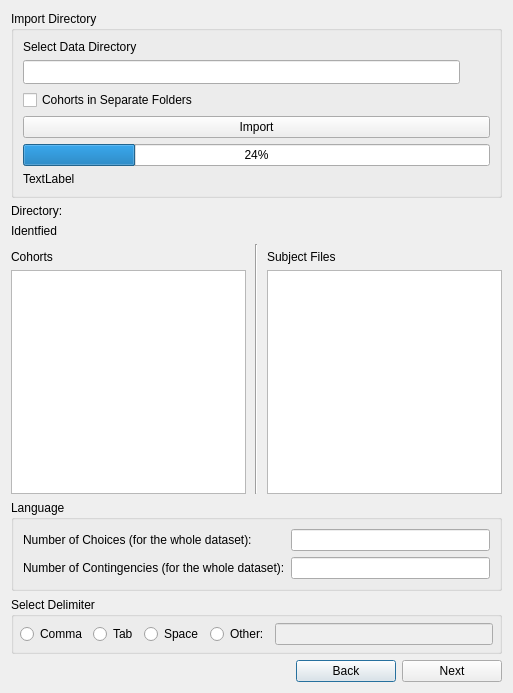
<?xml version="1.0" encoding="UTF-8"?>
<ui version="4.0">
 <class>ImportDataDialog</class>
 <widget class="QDialog" name="ImportDataDialog">
  <property name="geometry">
   <rect>
    <x>0</x>
    <y>0</y>
    <width>513</width>
    <height>693</height>
   </rect>
  </property>
  <property name="windowTitle">
   <string>Import Data</string>
  </property>
  <layout class="QGridLayout" name="gridLayout">
   <item row="1" column="1">
    <layout class="QHBoxLayout" name="pageControl">
     <item>
      <spacer name="horizontalSpacer_3">
       <property name="orientation">
        <enum>Qt::Horizontal</enum>
       </property>
       <property name="sizeHint" stdset="0">
        <size>
         <width>40</width>
         <height>20</height>
        </size>
       </property>
      </spacer>
     </item>
     <item>
      <widget class="QPushButton" name="backButton">
       <property name="minimumSize">
        <size>
         <width>100</width>
         <height>0</height>
        </size>
       </property>
       <property name="text">
        <string>Back</string>
       </property>
      </widget>
     </item>
     <item>
      <widget class="QPushButton" name="nextButton">
       <property name="minimumSize">
        <size>
         <width>100</width>
         <height>0</height>
        </size>
       </property>
       <property name="text">
        <string>Next</string>
       </property>
      </widget>
     </item>
    </layout>
   </item>
   <item row="0" column="1">
    <widget class="QStackedWidget" name="Pages">
     <property name="currentIndex">
      <number>1</number>
     </property>
     <widget class="QWidget" name="DatasetAttributesPage">
      <layout class="QVBoxLayout" name="verticalLayout_12">
       <property name="leftMargin">
        <number>0</number>
       </property>
       <property name="topMargin">
        <number>0</number>
       </property>
       <property name="rightMargin">
        <number>0</number>
       </property>
       <property name="bottomMargin">
        <number>0</number>
       </property>
       <item>
        <widget class="QGroupBox" name="basicInfoGroupBox">
         <property name="title">
          <string>Basic Info</string>
         </property>
         <layout class="QVBoxLayout" name="verticalLayout_11">
          <item>
           <widget class="QLabel" name="label_12">
            <property name="text">
             <string>Name</string>
            </property>
           </widget>
          </item>
          <item>
           <widget class="QLineEdit" name="datasetNameLineEdit"/>
          </item>
          <item>
           <widget class="QLabel" name="label_13">
            <property name="text">
             <string>Description (optional)</string>
            </property>
           </widget>
          </item>
          <item>
           <widget class="QPlainTextEdit" name="datasetDescriptionTextEdit"/>
          </item>
         </layout>
        </widget>
       </item>
       <item>
        <widget class="QGroupBox" name="destLocationGroupBox">
         <property name="title">
          <string>Location</string>
         </property>
         <layout class="QVBoxLayout" name="verticalLayout_7">
          <item>
           <widget class="QLabel" name="label_10">
            <property name="text">
             <string>Select the folder to import the dataset to.</string>
            </property>
           </widget>
          </item>
          <item>
           <layout class="QHBoxLayout" name="horizontalLayout_2">
            <item>
             <widget class="QLineEdit" name="destPathLineEdit">
              <property name="minimumSize">
               <size>
                <width>0</width>
                <height>24</height>
               </size>
              </property>
             </widget>
            </item>
            <item>
             <widget class="QPushButton" name="chooseDestPathButton">
              <property name="sizePolicy">
               <sizepolicy hsizetype="Fixed" vsizetype="Fixed">
                <horstretch>0</horstretch>
                <verstretch>0</verstretch>
               </sizepolicy>
              </property>
              <property name="maximumSize">
               <size>
                <width>24</width>
                <height>24</height>
               </size>
              </property>
              <property name="text">
               <string/>
              </property>
              <property name="icon">
               <iconset>
                <normaloff>../icons/folder.png</normaloff>../icons/folder.png</iconset>
              </property>
              <property name="flat">
               <bool>true</bool>
              </property>
             </widget>
            </item>
           </layout>
          </item>
         </layout>
        </widget>
       </item>
       <item>
        <spacer name="verticalSpacer">
         <property name="orientation">
          <enum>Qt::Vertical</enum>
         </property>
         <property name="sizeHint" stdset="0">
          <size>
           <width>20</width>
           <height>40</height>
          </size>
         </property>
        </spacer>
       </item>
      </layout>
     </widget>
     <widget class="QWidget" name="SelectDirectoryPage">
      <layout class="QVBoxLayout" name="verticalLayout_2">
       <property name="leftMargin">
        <number>0</number>
       </property>
       <property name="topMargin">
        <number>0</number>
       </property>
       <property name="rightMargin">
        <number>0</number>
       </property>
       <property name="bottomMargin">
        <number>0</number>
       </property>
       <item>
        <widget class="QGroupBox" name="ImportDirectoryGroupBox">
         <property name="sizePolicy">
          <sizepolicy hsizetype="Preferred" vsizetype="Minimum">
           <horstretch>0</horstretch>
           <verstretch>0</verstretch>
          </sizepolicy>
         </property>
         <property name="title">
          <string>Import Directory</string>
         </property>
         <layout class="QVBoxLayout" name="verticalLayout_3">
          <item>
           <layout class="QHBoxLayout" name="horizontalLayout_5">
            <item>
             <layout class="QVBoxLayout" name="verticalLayout">
              <item>
               <widget class="QLabel" name="label">
                <property name="text">
                 <string>Select Data Directory</string>
                </property>
               </widget>
              </item>
              <item>
               <layout class="QHBoxLayout" name="sourceDirContainer">
                <item>
                 <widget class="QLineEdit" name="directoryPathLineEdit">
                  <property name="minimumSize">
                   <size>
                    <width>0</width>
                    <height>24</height>
                   </size>
                  </property>
                 </widget>
                </item>
                <item>
                 <widget class="QPushButton" name="chooseDirectoryButton">
                  <property name="sizePolicy">
                   <sizepolicy hsizetype="Fixed" vsizetype="Fixed">
                    <horstretch>0</horstretch>
                    <verstretch>0</verstretch>
                   </sizepolicy>
                  </property>
                  <property name="maximumSize">
                   <size>
                    <width>24</width>
                    <height>24</height>
                   </size>
                  </property>
                  <property name="text">
                   <string/>
                  </property>
                  <property name="icon">
                   <iconset>
                    <normaloff>../icons/folder.png</normaloff>../icons/folder.png</iconset>
                  </property>
                  <property name="flat">
                   <bool>true</bool>
                  </property>
                 </widget>
                </item>
               </layout>
              </item>
              <item>
               <widget class="QCheckBox" name="cohortFoldersCheckBox">
                <property name="text">
                 <string>Cohorts in Separate Folders</string>
                </property>
               </widget>
              </item>
              <item>
               <widget class="QPushButton" name="importDirectoryButton">
                <property name="text">
                 <string>Import</string>
                </property>
               </widget>
              </item>
             </layout>
            </item>
           </layout>
          </item>
          <item>
           <widget class="QProgressBar" name="importDirectoryProgressBar">
            <property name="sizePolicy">
             <sizepolicy hsizetype="Expanding" vsizetype="Fixed">
              <horstretch>0</horstretch>
              <verstretch>0</verstretch>
             </sizepolicy>
            </property>
            <property name="value">
             <number>24</number>
            </property>
           </widget>
          </item>
          <item>
           <widget class="QLabel" name="importingStatusLabel">
            <property name="text">
             <string>TextLabel</string>
            </property>
           </widget>
          </item>
         </layout>
        </widget>
       </item>
       <item>
        <widget class="QLabel" name="directoryLabel">
         <property name="text">
          <string>Directory: </string>
         </property>
        </widget>
       </item>
       <item>
        <widget class="QLabel" name="importResultLabel">
         <property name="text">
          <string>Identfied</string>
         </property>
        </widget>
       </item>
       <item>
        <widget class="QWidget" name="viewCohortsBox" native="true">
         <property name="sizePolicy">
          <sizepolicy hsizetype="Preferred" vsizetype="Expanding">
           <horstretch>0</horstretch>
           <verstretch>0</verstretch>
          </sizepolicy>
         </property>
         <layout class="QVBoxLayout" name="verticalLayout_10">
          <property name="spacing">
           <number>1</number>
          </property>
          <property name="leftMargin">
           <number>0</number>
          </property>
          <property name="topMargin">
           <number>0</number>
          </property>
          <property name="rightMargin">
           <number>0</number>
          </property>
          <property name="bottomMargin">
           <number>0</number>
          </property>
          <item>
           <layout class="QHBoxLayout" name="horizontalLayout_3">
            <item>
             <widget class="QWidget" name="cohortsColumn" native="true">
              <property name="sizePolicy">
               <sizepolicy hsizetype="Preferred" vsizetype="Expanding">
                <horstretch>0</horstretch>
                <verstretch>0</verstretch>
               </sizepolicy>
              </property>
              <layout class="QVBoxLayout" name="verticalLayout_8">
               <property name="leftMargin">
                <number>0</number>
               </property>
               <property name="topMargin">
                <number>6</number>
               </property>
               <property name="rightMargin">
                <number>8</number>
               </property>
               <property name="bottomMargin">
                <number>0</number>
               </property>
               <item>
                <widget class="QLabel" name="label_2">
                 <property name="text">
                  <string>Cohorts</string>
                 </property>
                </widget>
               </item>
               <item>
                <widget class="QListWidget" name="cohortListWidget">
                 <property name="toolTip">
                  <string>Cohort Folders. Double click to show folder contents.</string>
                 </property>
                </widget>
               </item>
              </layout>
             </widget>
            </item>
            <item>
             <widget class="Line" name="line">
              <property name="orientation">
               <enum>Qt::Vertical</enum>
              </property>
             </widget>
            </item>
            <item>
             <widget class="QWidget" name="animalsColumn" native="true">
              <property name="sizePolicy">
               <sizepolicy hsizetype="Preferred" vsizetype="Expanding">
                <horstretch>0</horstretch>
                <verstretch>0</verstretch>
               </sizepolicy>
              </property>
              <layout class="QVBoxLayout" name="verticalLayout_9">
               <property name="leftMargin">
                <number>8</number>
               </property>
               <property name="topMargin">
                <number>6</number>
               </property>
               <property name="rightMargin">
                <number>0</number>
               </property>
               <property name="bottomMargin">
                <number>0</number>
               </property>
               <item>
                <widget class="QLabel" name="animalFilesLabel">
                 <property name="text">
                  <string>Subject Files</string>
                 </property>
                </widget>
               </item>
               <item>
                <widget class="QListWidget" name="animalListWidget">
                 <property name="toolTip">
                  <string>Subject Files. Double click to preview file.</string>
                 </property>
                </widget>
               </item>
              </layout>
             </widget>
            </item>
           </layout>
          </item>
         </layout>
        </widget>
       </item>
       <item>
        <widget class="QGroupBox" name="languageGroupBox">
         <property name="title">
          <string>Language</string>
         </property>
         <layout class="QFormLayout" name="formLayout">
          <item row="0" column="0">
           <widget class="QLabel" name="label_14">
            <property name="text">
             <string>Number of Choices (for the whole dataset):</string>
            </property>
           </widget>
          </item>
          <item row="0" column="1">
           <widget class="QLineEdit" name="numChoicesLineEdit"/>
          </item>
          <item row="1" column="0">
           <widget class="QLabel" name="label_15">
            <property name="text">
             <string>Number of Contingencies (for the whole dataset):</string>
            </property>
           </widget>
          </item>
          <item row="1" column="1">
           <widget class="QLineEdit" name="numContingenciesLineEdit"/>
          </item>
         </layout>
        </widget>
       </item>
       <item>
        <widget class="QGroupBox" name="selectDelimiterGroupBox">
         <property name="toolTip">
          <string>Select the delimiter to parse your subject files. The delimiter should be the same across all subject files.</string>
         </property>
         <property name="title">
          <string>Select Delimiter</string>
         </property>
         <layout class="QHBoxLayout" name="horizontalLayout_6">
          <property name="leftMargin">
           <number>6</number>
          </property>
          <property name="topMargin">
           <number>6</number>
          </property>
          <property name="rightMargin">
           <number>6</number>
          </property>
          <property name="bottomMargin">
           <number>6</number>
          </property>
          <item>
           <widget class="QRadioButton" name="radio_comma">
            <property name="text">
             <string>Comma</string>
            </property>
           </widget>
          </item>
          <item>
           <widget class="QRadioButton" name="radio_tab">
            <property name="text">
             <string>Tab</string>
            </property>
           </widget>
          </item>
          <item>
           <widget class="QRadioButton" name="radio_space">
            <property name="text">
             <string>Space</string>
            </property>
           </widget>
          </item>
          <item>
           <widget class="QRadioButton" name="radio_other">
            <property name="text">
             <string>Other:</string>
            </property>
           </widget>
          </item>
          <item>
           <widget class="QLineEdit" name="otherDelimiterLineEdit">
            <property name="enabled">
             <bool>false</bool>
            </property>
           </widget>
          </item>
         </layout>
        </widget>
       </item>
      </layout>
     </widget>
     <widget class="QWidget" name="SelectAnimalInfoFilePage">
      <layout class="QGridLayout" name="gridLayout_2">
       <property name="leftMargin">
        <number>6</number>
       </property>
       <property name="topMargin">
        <number>12</number>
       </property>
       <property name="rightMargin">
        <number>6</number>
       </property>
       <property name="bottomMargin">
        <number>12</number>
       </property>
       <item row="0" column="0">
        <layout class="QHBoxLayout" name="horizontalLayout_7">
         <item>
          <layout class="QVBoxLayout" name="verticalLayout_4">
           <item>
            <widget class="QLabel" name="label_4">
             <property name="font">
              <font>
               <pointsize>16</pointsize>
               <bold>true</bold>
              </font>
             </property>
             <property name="text">
              <string>Select Subject Information File</string>
             </property>
            </widget>
           </item>
           <item>
            <widget class="QLabel" name="sampleCohortLabel">
             <property name="text">
              <string>Subtitle</string>
             </property>
            </widget>
           </item>
           <item>
            <widget class="QListWidget" name="anInfoListWidget"/>
           </item>
          </layout>
         </item>
        </layout>
       </item>
      </layout>
     </widget>
     <widget class="QWidget" name="LabelAnInfoPage">
      <layout class="QVBoxLayout" name="verticalLayout_5">
       <property name="leftMargin">
        <number>6</number>
       </property>
       <property name="rightMargin">
        <number>6</number>
       </property>
       <item>
        <widget class="QLabel" name="label_6">
         <property name="font">
          <font>
           <pointsize>16</pointsize>
           <bold>true</bold>
          </font>
         </property>
         <property name="text">
          <string>Label Subject Information File</string>
         </property>
        </widget>
       </item>
       <item>
        <widget class="QLabel" name="label_9">
         <property name="text">
          <string>Right Click columm headers to label columns.</string>
         </property>
        </widget>
       </item>
       <item>
        <layout class="QVBoxLayout" name="anInfoTableWidgetContainer">
         <item>
          <widget class="QTableView" name="anInfoTableView"/>
         </item>
        </layout>
       </item>
       <item>
        <widget class="QLabel" name="sampleAnimalLabel_info">
         <property name="text">
          <string>TextLabel</string>
         </property>
        </widget>
       </item>
       <item>
        <widget class="QLabel" name="label_5">
         <property name="text">
          <string>Only showing up to first 100 rows.</string>
         </property>
        </widget>
       </item>
      </layout>
     </widget>
     <widget class="QWidget" name="LabelAnimalFilePage">
      <layout class="QVBoxLayout" name="verticalLayout_6">
       <property name="leftMargin">
        <number>6</number>
       </property>
       <property name="topMargin">
        <number>12</number>
       </property>
       <property name="rightMargin">
        <number>6</number>
       </property>
       <property name="bottomMargin">
        <number>12</number>
       </property>
       <item>
        <widget class="QLabel" name="label_7">
         <property name="font">
          <font>
           <pointsize>16</pointsize>
           <bold>true</bold>
          </font>
         </property>
         <property name="text">
          <string>Label Subject Data File</string>
         </property>
        </widget>
       </item>
       <item>
        <widget class="QLabel" name="label_8">
         <property name="text">
          <string>Right Click on column headers to label columns.</string>
         </property>
        </widget>
       </item>
       <item>
        <layout class="QVBoxLayout" name="anDataTableWidgetContainer">
         <property name="topMargin">
          <number>0</number>
         </property>
         <item>
          <widget class="QTableView" name="anDataTableView"/>
         </item>
        </layout>
       </item>
       <item>
        <widget class="QLabel" name="sampleAnimalLabel_data">
         <property name="text">
          <string>TextLabel</string>
         </property>
        </widget>
       </item>
       <item>
        <widget class="QLabel" name="label_3">
         <property name="text">
          <string>Only showing up to first 100 rows.</string>
         </property>
        </widget>
       </item>
      </layout>
     </widget>
    </widget>
   </item>
  </layout>
 </widget>
 <resources/>
 <connections>
  <connection>
   <sender>radio_other</sender>
   <signal>toggled(bool)</signal>
   <receiver>otherDelimiterLineEdit</receiver>
   <slot>setEnabled(bool)</slot>
   <hints>
    <hint type="sourcelabel">
     <x>267</x>
     <y>615</y>
    </hint>
    <hint type="destinationlabel">
     <x>343</x>
     <y>617</y>
    </hint>
   </hints>
  </connection>
  <connection>
   <sender>radio_other</sender>
   <signal>clicked()</signal>
   <receiver>otherDelimiterLineEdit</receiver>
   <slot>setFocus()</slot>
   <hints>
    <hint type="sourcelabel">
     <x>279</x>
     <y>626</y>
    </hint>
    <hint type="destinationlabel">
     <x>393</x>
     <y>622</y>
    </hint>
   </hints>
  </connection>
 </connections>
</ui>
